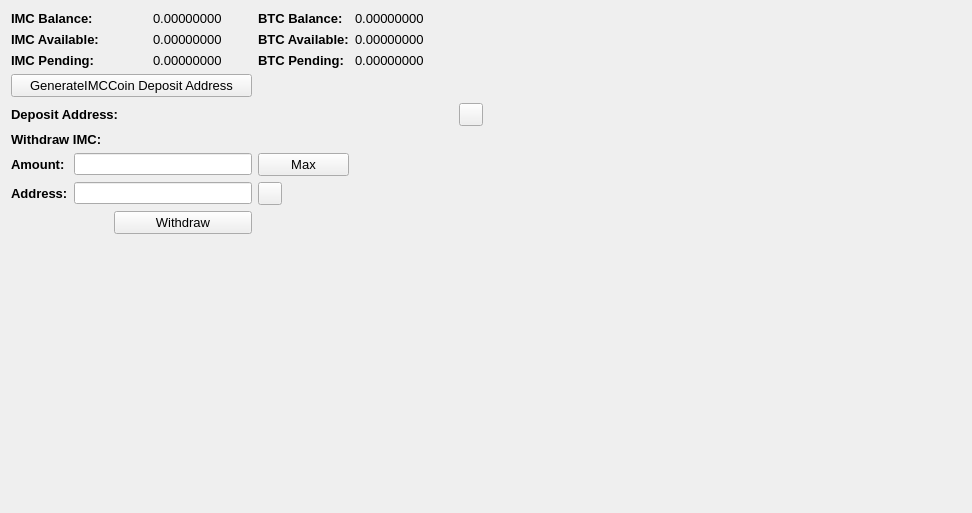
     <widget class="QWidget" name="BalanceTab">
      <attribute name="title">
       <string>Balance</string>
      </attribute>
      <layout class="QGridLayout" name="gridLayout_2">
       <item row="0" column="0" colspan="2">
        <widget class="QLabel" name="label_11">
         <property name="font">
          <font>
           <pointsize>10</pointsize>
           <weight>75</weight>
           <bold>true</bold>
          </font>
         </property>
         <property name="text">
          <string>IMC Balance:</string>
         </property>
        </widget>
       </item>
       <item row="0" column="3">
        <widget class="QLabel" name="TXBalanceLabel">
         <property name="font">
          <font>
           <pointsize>10</pointsize>
          </font>
         </property>
         <property name="text">
          <string>0.00000000</string>
         </property>
         <property name="textInteractionFlags">
          <set>Qt::LinksAccessibleByMouse|Qt::TextSelectableByMouse</set>
         </property>
        </widget>
       </item>
       <item row="0" column="4">
        <widget class="QLabel" name="label_12">
         <property name="font">
          <font>
           <pointsize>10</pointsize>
           <weight>75</weight>
           <bold>true</bold>
          </font>
         </property>
         <property name="text">
          <string>BTC Balance:</string>
         </property>
        </widget>
       </item>
       <item row="0" column="5">
        <widget class="QLabel" name="BitcoinBalanceLabel">
         <property name="font">
          <font>
           <pointsize>10</pointsize>
          </font>
         </property>
         <property name="text">
          <string>0.00000000</string>
         </property>
         <property name="textInteractionFlags">
          <set>Qt::LinksAccessibleByMouse|Qt::TextSelectableByMouse</set>
         </property>
        </widget>
       </item>
       <item row="0" column="7" rowspan="10">
        <spacer name="horizontalSpacer_4">
         <property name="orientation">
          <enum>Qt::Horizontal</enum>
         </property>
         <property name="sizeHint" stdset="0">
          <size>
           <width>478</width>
           <height>488</height>
          </size>
         </property>
        </spacer>
       </item>
       <item row="1" column="0" colspan="2">
        <widget class="QLabel" name="label_13">
         <property name="font">
          <font>
           <pointsize>10</pointsize>
           <weight>75</weight>
           <bold>true</bold>
          </font>
         </property>
         <property name="text">
          <string>IMC Available:</string>
         </property>
        </widget>
       </item>
       <item row="1" column="3">
        <widget class="QLabel" name="TXAvailableLabel_2">
         <property name="font">
          <font>
           <pointsize>10</pointsize>
          </font>
         </property>
         <property name="text">
          <string>0.00000000</string>
         </property>
         <property name="textInteractionFlags">
          <set>Qt::LinksAccessibleByMouse|Qt::TextSelectableByMouse</set>
         </property>
        </widget>
       </item>
       <item row="1" column="4">
        <widget class="QLabel" name="label_15">
         <property name="font">
          <font>
           <pointsize>10</pointsize>
           <weight>75</weight>
           <bold>true</bold>
          </font>
         </property>
         <property name="text">
          <string>BTC Available:</string>
         </property>
        </widget>
       </item>
       <item row="1" column="5">
        <widget class="QLabel" name="BitcoinAvailableLabel">
         <property name="font">
          <font>
           <pointsize>10</pointsize>
          </font>
         </property>
         <property name="text">
          <string>0.00000000</string>
         </property>
         <property name="textInteractionFlags">
          <set>Qt::LinksAccessibleByMouse|Qt::TextSelectableByMouse</set>
         </property>
        </widget>
       </item>
       <item row="2" column="0" colspan="2">
        <widget class="QLabel" name="label_14">
         <property name="font">
          <font>
           <pointsize>10</pointsize>
           <weight>75</weight>
           <bold>true</bold>
          </font>
         </property>
         <property name="text">
          <string>IMC Pending:</string>
         </property>
        </widget>
       </item>
       <item row="2" column="3">
        <widget class="QLabel" name="TXPendingLabel">
         <property name="font">
          <font>
           <pointsize>10</pointsize>
          </font>
         </property>
         <property name="text">
          <string>0.00000000</string>
         </property>
         <property name="textInteractionFlags">
          <set>Qt::LinksAccessibleByMouse|Qt::TextSelectableByMouse</set>
         </property>
        </widget>
       </item>
       <item row="2" column="4">
        <widget class="QLabel" name="label_31">
         <property name="font">
          <font>
           <pointsize>10</pointsize>
           <weight>75</weight>
           <bold>true</bold>
          </font>
         </property>
         <property name="text">
          <string>BTC Pending:</string>
         </property>
        </widget>
       </item>
       <item row="2" column="5">
        <widget class="QLabel" name="BitcoinPendingLabel">
         <property name="font">
          <font>
           <pointsize>10</pointsize>
          </font>
         </property>
         <property name="text">
          <string>0.00000000</string>
         </property>
         <property name="textInteractionFlags">
          <set>Qt::LinksAccessibleByMouse|Qt::TextSelectableByMouse</set>
         </property>
        </widget>
       </item>
       <item row="3" column="0" colspan="4">
        <widget class="QPushButton" name="GenDepositBTN">
         <property name="font">
          <font>
           <pointsize>10</pointsize>
          </font>
         </property>
         <property name="text">
          <string>GenerateIMCCoin Deposit Address</string>
         </property>
        </widget>
       </item>
       <item row="4" column="0" colspan="3">
        <widget class="QLabel" name="label_33">
         <property name="font">
          <font>
           <pointsize>10</pointsize>
           <weight>75</weight>
           <bold>true</bold>
          </font>
         </property>
         <property name="text">
          <string>Deposit Address:</string>
         </property>
        </widget>
       </item>
       <item row="4" column="3" colspan="3">
        <widget class="QLabel" name="DepositAddressLabel">
         <property name="minimumSize">
          <size>
           <width>300</width>
           <height>0</height>
          </size>
         </property>
         <property name="palette">
          <palette>
           <active>
            <colorrole role="WindowText">
             <brush brushstyle="SolidPattern">
              <color alpha="255">
               <red>0</red>
               <green>0</green>
               <blue>0</blue>
              </color>
             </brush>
            </colorrole>
            <colorrole role="Text">
             <brush brushstyle="SolidPattern">
              <color alpha="255">
               <red>0</red>
               <green>0</green>
               <blue>255</blue>
              </color>
             </brush>
            </colorrole>
           </active>
           <inactive>
            <colorrole role="WindowText">
             <brush brushstyle="SolidPattern">
              <color alpha="255">
               <red>0</red>
               <green>0</green>
               <blue>0</blue>
              </color>
             </brush>
            </colorrole>
            <colorrole role="Text">
             <brush brushstyle="SolidPattern">
              <color alpha="255">
               <red>0</red>
               <green>0</green>
               <blue>255</blue>
              </color>
             </brush>
            </colorrole>
           </inactive>
           <disabled>
            <colorrole role="WindowText">
             <brush brushstyle="SolidPattern">
              <color alpha="255">
               <red>120</red>
               <green>120</green>
               <blue>120</blue>
              </color>
             </brush>
            </colorrole>
            <colorrole role="Text">
             <brush brushstyle="SolidPattern">
              <color alpha="255">
               <red>120</red>
               <green>120</green>
               <blue>120</blue>
              </color>
             </brush>
            </colorrole>
           </disabled>
          </palette>
         </property>
         <property name="font">
          <font>
           <pointsize>10</pointsize>
           <weight>75</weight>
           <bold>true</bold>
          </font>
         </property>
         <property name="text">
          <string/>
         </property>
         <property name="alignment">
          <set>Qt::AlignRight|Qt::AlignTrailing|Qt::AlignVCenter</set>
         </property>
         <property name="textInteractionFlags">
          <set>Qt::LinksAccessibleByMouse|Qt::TextSelectableByKeyboard|Qt::TextSelectableByMouse</set>
         </property>
        </widget>
       </item>
       <item row="4" column="6">
        <widget class="QToolButton" name="DepositCopyButton">
         <property name="toolTip">
          <string>Copy to clipboard</string>
         </property>
         <property name="text">
          <string/>
         </property>
         <property name="icon">
          <iconset resource="../bitcoin.qrc">
           <normaloff>:/icons/editcopy</normaloff>:/icons/editcopy</iconset>
         </property>
         <property name="shortcut">
          <string>Alt+P</string>
         </property>
        </widget>
       </item>
       <item row="5" column="0" colspan="2">
        <widget class="QLabel" name="label_34">
         <property name="font">
          <font>
           <pointsize>10</pointsize>
           <weight>75</weight>
           <bold>true</bold>
          </font>
         </property>
         <property name="text">
          <string>Withdraw IMC:</string>
         </property>
        </widget>
       </item>
       <item row="6" column="0">
        <widget class="QLabel" name="label_26">
         <property name="font">
          <font>
           <pointsize>10</pointsize>
           <weight>75</weight>
           <bold>true</bold>
          </font>
         </property>
         <property name="text">
          <string>Amount:</string>
         </property>
        </widget>
       </item>
       <item row="6" column="1" colspan="3">
        <widget class="QLineEdit" name="WithdrawUnitsInput">
         <property name="font">
          <font>
           <pointsize>9</pointsize>
           <weight>75</weight>
           <bold>true</bold>
          </font>
         </property>
         <property name="text">
          <string/>
         </property>
        </widget>
       </item>
       <item row="6" column="4">
        <widget class="QPushButton" name="Withdraw_Max_Amount">
         <property name="font">
          <font>
           <pointsize>10</pointsize>
          </font>
         </property>
         <property name="text">
          <string>Max</string>
         </property>
        </widget>
       </item>
       <item row="7" column="0">
        <widget class="QLabel" name="label_10">
         <property name="font">
          <font>
           <pointsize>10</pointsize>
           <weight>75</weight>
           <bold>true</bold>
          </font>
         </property>
         <property name="text">
          <string>Address:</string>
         </property>
        </widget>
       </item>
       <item row="7" column="1" colspan="3">
        <widget class="QLineEdit" name="WithdrawAddress">
         <property name="font">
          <font>
           <pointsize>9</pointsize>
           <weight>75</weight>
           <bold>true</bold>
          </font>
         </property>
        </widget>
       </item>
       <item row="7" column="4">
        <widget class="QToolButton" name="WithdrawPasteButton">
         <property name="toolTip">
          <string>Paste from clipboard</string>
         </property>
         <property name="text">
          <string/>
         </property>
         <property name="icon">
          <iconset resource="../bitcoin.qrc">
           <normaloff>:/icons/editpaste</normaloff>:/icons/editpaste</iconset>
         </property>
         <property name="shortcut">
          <string>Alt+P</string>
         </property>
        </widget>
       </item>
       <item row="8" column="2" colspan="2">
        <widget class="QPushButton" name="WithdrawUnitsBtn">
         <property name="font">
          <font>
           <pointsize>10</pointsize>
          </font>
         </property>
         <property name="text">
          <string>Withdraw</string>
         </property>
        </widget>
       </item>
       <item row="9" column="0" colspan="6">
        <spacer name="verticalSpacer">
         <property name="orientation">
          <enum>Qt::Vertical</enum>
         </property>
         <property name="sizeHint" stdset="0">
          <size>
           <width>428</width>
           <height>262</height>
          </size>
         </property>
        </spacer>
       </item>
      </layout>
      <zorder>label_31</zorder>
      <zorder>label_15</zorder>
      <zorder>label_12</zorder>
      <zorder>label_14</zorder>
      <zorder>label_13</zorder>
      <zorder>label_11</zorder>
      <zorder>BitcoinBalanceLabel</zorder>
      <zorder>TXBalanceLabel</zorder>
      <zorder>TXAvailableLabel_2</zorder>
      <zorder>TXPendingLabel</zorder>
      <zorder>BitcoinAvailableLabel</zorder>
      <zorder>BitcoinPendingLabel</zorder>
      <zorder>label_33</zorder>
      <zorder>GenDepositBTN</zorder>
      <zorder>DepositAddressLabel</zorder>
      <zorder>Withdraw_Max_Amount</zorder>
      <zorder>label_34</zorder>
      <zorder>WithdrawUnitsInput</zorder>
      <zorder>label_10</zorder>
      <zorder>label_26</zorder>
      <zorder>WithdrawAddress</zorder>
      <zorder>WithdrawUnitsBtn</zorder>
      <zorder>horizontalSpacer_4</zorder>
      <zorder>verticalSpacer</zorder>
      <zorder>WithdrawPasteButton</zorder>
      <zorder>DepositCopyButton</zorder>
     </widget>
